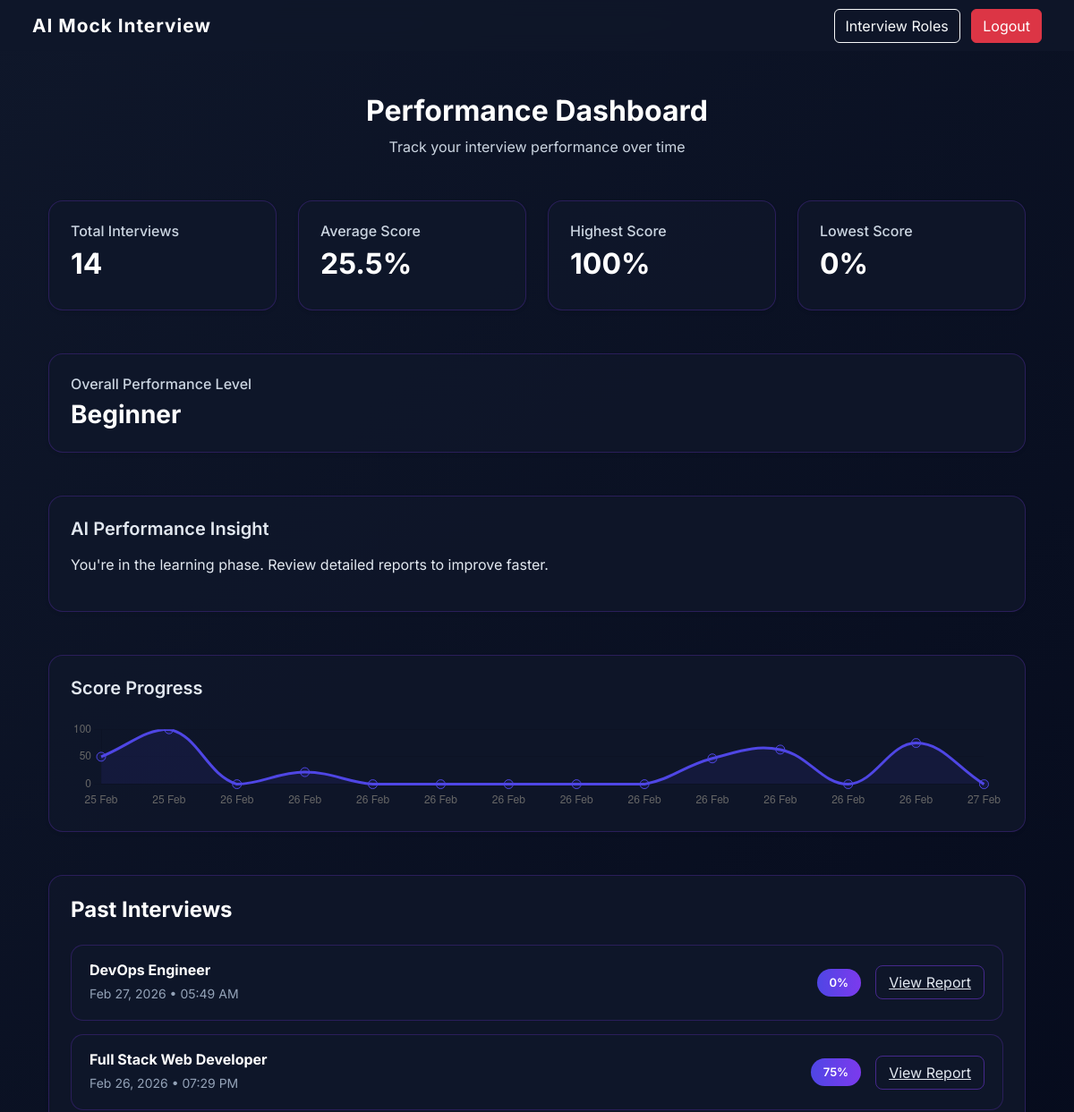
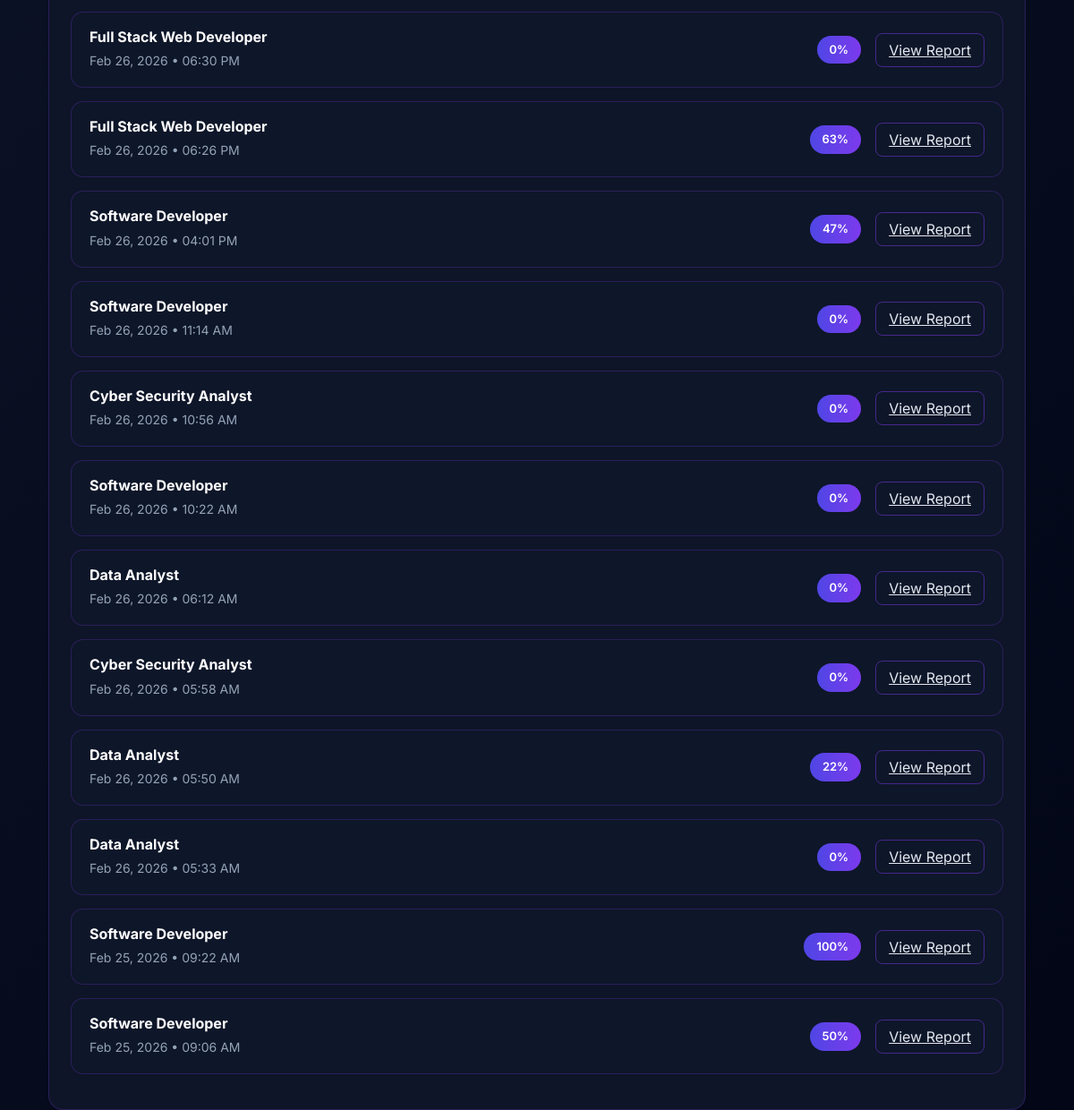
Screenshot of /dashboard/ (signed in) with the database file from the repository (2 pictures, top to bottom).
### interviews/models.py (models this page shows, shortened)
class InterviewSession(models.Model):
  user = models.ForeignKey(User, on_delete = models.CASCADE)
  job_role = models. ForeignKey(JobRole, on_delete = models.CASCADE)
  created_at = models.DateTimeField(auto_now_add = True)
  total_score = models.IntegerField(default = 0)

class JobRole(models.Model):
  name = models.CharField(max_length=100)
  description = models.TextField()
  skills_required = models.TextField(blank=True, null=True)

### dashboard/views.py (the view)
# urls.py: path('', views.dashboard_view, name='dashboard'),
@login_required
def dashboard_view(request):
    sessions = InterviewSession.objects.filter(
        user=request.user
    ).order_by("created_at")
    total_interviews = sessions.count()
    average_score = sessions.aggregate(
        avg_score=Avg("total_score")
    )["avg_score"] or 0
    average_score = round(average_score, 2)
    highest_session = sessions.order_by("-total_score").first()
    highest_score = highest_session.total_score if highest_session else 0
    lowest_session = sessions.order_by("total_score").first()
    lowest_score = lowest_session.total_score if lowest_session else 0
    if average_score >= 80:
        performance_level = "Advanced"
    elif average_score >= 50:
        performance_level = "Intermediate"
    else:
        performance_level = "Beginner"
    labels = [s.created_at.strftime("%d %b") for s in sessions]
    scores = [s.total_score for s in sessions]
    context = {
        "sessions": sessions.order_by("-created_at"),
        "total_interviews": total_interviews,
        "average_score": average_score,
        "highest_score": highest_score,
        "lowest_score": lowest_score,
        "performance_level": performance_level,
        "labels": json.dumps(labels),
        "scores": json.dumps(scores),
    }
    return render(request, "dashboard.html", context)

### templates/dashboard.html (shortened to what this page needs)
{% extends 'base.html' %}
{% block content %}
<div class="container">
    <div class="text-center mb-5">
        <h2 class="fw-bold">Performance Dashboard</h2>
        <p class="text-muted">Track your interview performance over time</p>
    </div>
<div class="row g-4 mb-5">
    <div class="col-md-3">
        <div class="card shadow-sm border-0 rounded-4 p-4 stat-card">
            <h6 class="text-muted">Total Interviews</h6>
            <h2 class="fw-bold">{{ total_interviews }}</h2>
        </div>
    </div>
    <div class="col-md-3">
        <div class="card shadow-sm border-0 rounded-4 p-4 stat-card">
            <h6 class="text-muted">Average Score</h6>
            <h2 class="fw-bold">{{ average_score }}%</h2>
        </div>
    </div>
    <div class="col-md-3">
        <div class="card shadow-sm border-0 rounded-4 p-4 stat-card text-success">
            <h6 class="text-muted">Highest Score</h6>
            <h2 class="fw-bold">{{ highest_score }}%</h2>
        </div>
    </div>
    <div class="col-md-3">
        <div class="card shadow-sm border-0 rounded-4 p-4 stat-card text-danger">
            <h6 class="text-muted">Lowest Score</h6>
            <h2 class="fw-bold">{{ lowest_score }}%</h2>
        </div>
    </div>
</div>
<div class="card shadow-sm border-0 rounded-4 p-4 mb-5 performance-card">
    <h6 class="text-muted">Overall Performance Level</h6>
    <h3 class="fw-bold mb-0">{{ performance_level }}</h3>
</div>
<div class="card shadow-sm border-0 rounded-4 p-4 mb-5">
    <h5 class="fw-semibold mb-3">AI Performance Insight</h5>
    <p>
        {% if average_score >= 80 %}
            Excellent performance. You consistently perform at an advanced level.
        {% elif average_score >= 50 %}
            Good progress. Focus on improving weak areas to reach advanced level.
        {% else %}
            You're in the learning phase. Review detailed reports to improve faster.
        {% endif %}
    </p>
</div>
    <div class="card shadow-sm border-0 rounded-4 p-4 mb-5">
        <h5 class="fw-semibold mb-4">Score Progress</h5>
        <canvas id="scoreChart" height="100"></canvas>
    </div>
<div class="card shadow-sm border-0 rounded-4 p-4 mt-4 performance-card">
    <h4 class="fw-bold mb-4 text-white">Past Interviews</h4>
    {% for session in sessions %}
    <div class="past-interview-item d-flex justify-content-between align-items-center">
        <div>
            <h6 class="fw-bold mb-1 text-white">
                {{ session.job_role.name }}
            </h6>
            <small>
                {{ session.created_at|date:"M d, Y • h:i A" }}
            </small>
        </div>
        <div class="d-flex align-items-center gap-3">
            <span class="score-badge">
                {{ session.total_score }}%
            </span>
            <a href="{% url 'session_detail' session.id %}"
               class="view-report-btn">
                View Report
            </a>
        </div>
    </div>
    {% empty %}
    <p class="text-muted">No interviews completed yet.</p>
    {% endfor %}
</div>
<script>
const ctx = document.getElementById('scoreChart');
new Chart(ctx, {
    type: 'line',
    data: {
        labels: {{ labels|safe }},
        datasets: [{
            data: {{ scores|safe }},
            borderColor: '#4f46e5',
            backgroundColor: 'rgba(79,70,229,0.1)',
            tension: 0.4,
            fill: true,
            pointRadius: 5,
            pointHoverRadius: 7
        }]
    },
    options: {
        responsive: true,
        plugins: {
            legend: { display: false }
        },
        scales: {
            y: {
                beginAtZero: true,
                max: 100,
                grid: {
                    color: "rgba(0,0,0,0.05)"
                }
            },
            x: {
                grid: {
                    display: false
                }
            }
        }
    }
});
</script>
{% endblock %}

### templates/base.html (style rules this page uses)
body { color: #f8fafc; }
h1, h2, h3, h4, h5, h6 { color: #ffffff !important; }
p, .text-muted { color: #cbd5e1 !important; }
.card { background: rgba(15, 23, 42, 0.95) !important; border: 1px solid rgba(124,58,237,0.25) !important; }
.card h5, .card p { color: #e2e8f0 !important; }
body { font-family: 'Inter', sans-serif; }
.stat-card { transition: all 0.3s ease; }
.performance-card { background: linear-gradient(135deg, #4f46e5, #7c3aed); color: white; }
html, body { margin: 0; padding: 0; height: 100%; background: linear-gradient(135deg, #0f172a, #020617); overflow-x: hidden; color:white; }

### templates/dashboard.html (style rules this page uses)
.past-interview-item { background: rgba(15, 23, 42, 0.95) !important; border: 1px solid rgba(124,58,237,0.25); border-radius: 14px; padding: 18px 20px; margin-bottom: 15px; transition: 0.3s ease; color: #e2e8f0 !important; }
.past-interview-item h6, .past-interview-item strong { color: #ffffff !important; }
.past-interview-item small { color: #94a3b8 !important; }
.score-badge { background: linear-gradient(90deg, #4f46e5, #7c3aed); color: white; padding: 6px 14px; border-radius: 30px; font-size: 13px; font-weight: 600; }
.view-report-btn { background: transparent; border: 1px solid rgba(124,58,237,0.5); color: #e2e8f0; border-radius: 8px; padding: 6px 14px; transition: 0.3s ease; }

### rows the page displays
InterviewSession: job_role.name "DevOps Engineer", created_at "Feb 27, 2026 • 05:49 AM", total_score "0"
InterviewSession: job_role.name "Full Stack Web Developer", created_at "Feb 26, 2026 • 07:29 PM", total_score "75"
InterviewSession: job_role.name "Full Stack Web Developer", created_at "Feb 26, 2026 • 06:30 PM", total_score "0"
InterviewSession: job_role.name "Full Stack Web Developer", created_at "Feb 26, 2026 • 06:26 PM", total_score "63"
InterviewSession: job_role.name "Software Developer", created_at "Feb 26, 2026 • 04:01 PM", total_score "47"
InterviewSession: job_role.name "Software Developer", created_at "Feb 26, 2026 • 11:14 AM", total_score "0"
InterviewSession: job_role.name "Cyber Security Analyst", created_at "Feb 26, 2026 • 10:56 AM", total_score "0"
InterviewSession: job_role.name "Software Developer", created_at "Feb 26, 2026 • 10:22 AM", total_score "0"
InterviewSession: job_role.name "Data Analyst", created_at "Feb 26, 2026 • 06:12 AM", total_score "0"
InterviewSession: job_role.name "Cyber Security Analyst", created_at "Feb 26, 2026 • 05:58 AM", total_score "0"
InterviewSession: job_role.name "Data Analyst", created_at "Feb 26, 2026 • 05:50 AM", total_score "22"
InterviewSession: job_role.name "Data Analyst", created_at "Feb 26, 2026 • 05:33 AM", total_score "0"
InterviewSession: job_role.name "Software Developer", created_at "Feb 25, 2026 • 09:22 AM", total_score "100"
InterviewSession: job_role.name "Software Developer", created_at "Feb 25, 2026 • 09:06 AM", total_score "50"

### other values shown
{{ total_interviews }} "14"
{{ average_score }} "25.5"
{{ highest_score }} "100"
{{ lowest_score }} "0"
{{ performance_level }} "Beginner"
